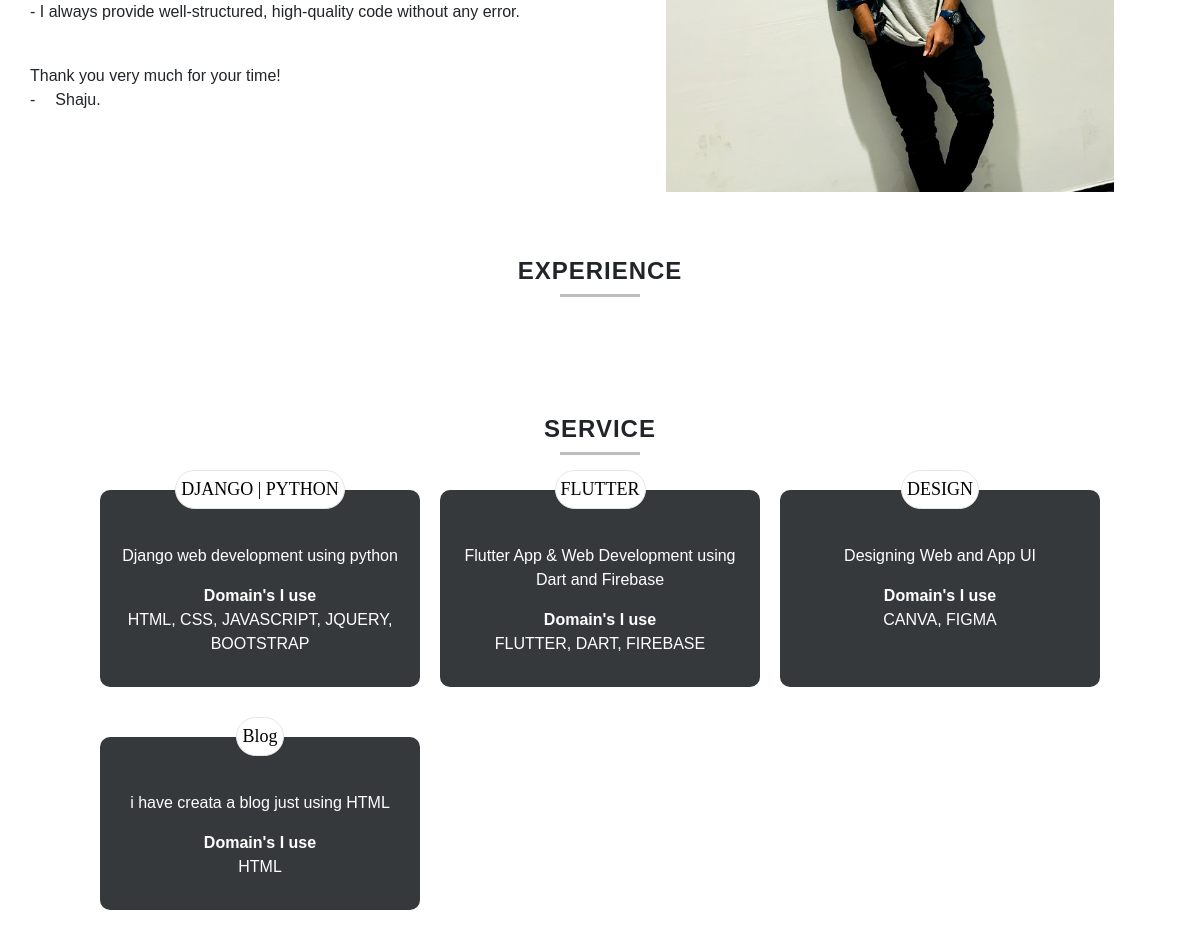
Before: / (middle part) with the older database file.
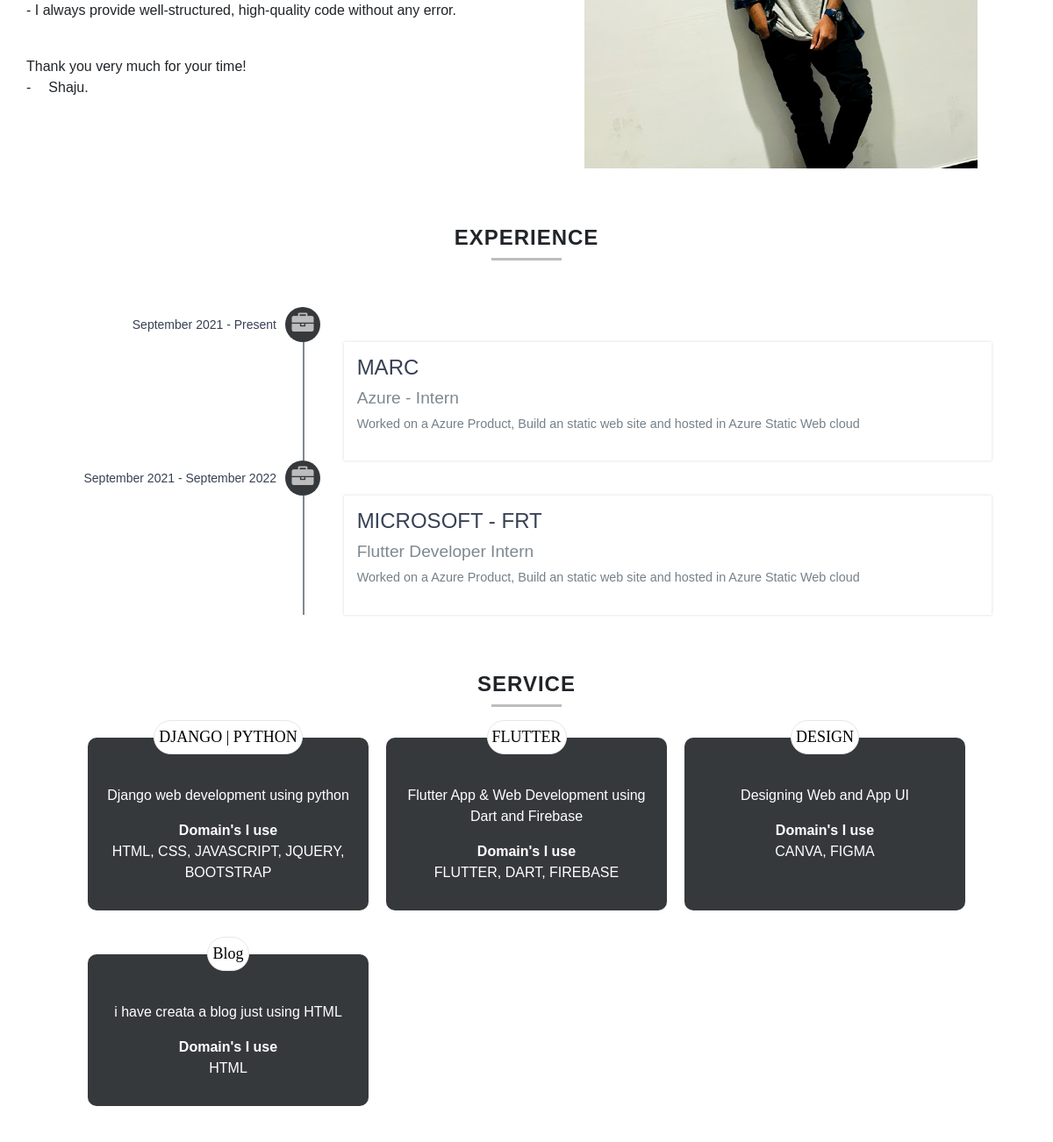
After: the same page with the newer database file.
### portfolio/models.py (models this page shows)
class about(models.Model):
    aboutme = models.TextField(blank=True)
    aboutmeimage = models.ImageField(upload_to='portfolio/images/', blank=True)

class service(models.Model):
    title = models.CharField(max_length=50, blank=True)
    brief = models.CharField(max_length=100, blank=True)
    domainlist = models.CharField(max_length=50, blank=True)

class experience(models.Model):
    started_month_year= models.CharField(max_length=30, blank=True)
    ended_month_year_or_present= models.CharField(max_length=30, blank=True)
    companyName = models.CharField(max_length=50, blank=True)
    job_domain = models.CharField(max_length=50, blank=True)
    description_of_job = models.CharField(max_length=100, blank=True)

### portfolio/views.py (the view)
# urls.py: path('', views.portfolio, name='portfolio'),
def portfolio(request):
    Home = home.objects.all()
    About = about.objects.all()
    Experience = experience.objects.all()
    Service = service.objects.all()
    Project = project.objects.all()
    Contact = contact.objects.all()
    return render(request, 'lib/portfolio.html', {'home': Home, 'about': About,
                                                    'experience':Experience,
                                                  'service': Service,
                                                  'project': Project,
                                                  'contact': Contact})

### portfolio/templates/lib/portfolio.html (shortened to what this page needs)
{% load static %}
<!DOCTYPE html>
<html lang="en">
    <head>
        <link rel="stylesheet" href="https://stackpath.bootstrapcdn.com/bootstrap/4.5.2/css/bootstrap.min.css"
>
            <link rel="stylesheet" href="https://cdnjs.cloudflare.com/ajax/libs/font-awesome/4.7.0/css/font-awesome.css" />
        <link rel="stylesheet" href="https://cdnjs.cloudflare.com/ajax/libs/font-awesome/4.7.0/css/font-awesome.min.css">
        <link rel="stylesheet" href="{% static "portfolio/style.css" %}">
    </head>
<body>
    <div class="portfolio">
        <div class="right_side_main">
{% for about in about %}
         <div class="about" id="about">
            <div class="aboutme_img">
                <div class="abtme">
                   <p>
                       {{ about.aboutme | safe}}
                    </p>
                </div>
                <div class="abtimg">
                    <img src="media/{{ about.aboutmeimage }}" alt="Profile Photo">
                </div>
            </div>
         </div>
         {% endfor %}
 <div class="experience" id="experience">
    <div class="title">
        <h4>Experience</h4>
    </div>
    <br>
    <br>
{% for experience in experience %}
    <div class="jobBox">
        <div class="map_Span">
            <div class="map">
                <i class="icon fa fa-briefcase"></i>
            </div>
            <div class="job_started_date">{{ experience.started_month_year }} - {{ experience.ended_month_year_or_present }}</div>
        </div>
        <div class="job_details">
            <div class="job_box">
                <h4 class="jobTitle">{{ experience.companyName }}</h4>
                <h3 class="jobDomain">{{ experience.job_domain }}</h3>
                <p class="jobDescription">{{ experience.description_of_job }}</p>
            </div>
        </div>
    </div>
    {% endfor %}
</div>
         <div class="service" id="service">
            <div class="title">
                <h4>Service</h4>
            </div>
            <div class="serivcecontainer">
              {% for service in service %}
                <div class="serivcecontent">
                    <div class="desing">
                        <div class="contenttitle">
                            <span class="designK">{{service.title}}</span>
                        </div>
                        <div class="brief">
                            <p>{{service.brief}}
                            </p>
                            <strong>Domain's I use</strong>
                            <p>{{service.domainlist}}</p>
                        </div>
                    </div>
                </div>
                {% endfor %}
            </div>
         </div>
         <div class="project" id="project">
                     <br>
                     <br>
                  </div>
              <br>
    </div>
</body>
</html>

### portfolio/static/portfolio/style.css (style rules this page uses)
* { margin: 0px; padding: 0px; box-sizing: border-box; }
html { scroll-behavior: smooth; }
li { list-style-type: none; position: relative; width: 100%; }
body { font-family: 'Catamaran', sans-serif; overflow-x: hidden; font-size: 16px; }
.portfolio { width: 100%; overflow: hidden; }
.right_side_main { width: 100%; background-color: white; }
.about, .experience, .service, .project, .contact { margin: 0 20px; padding-top: 60px; }
.title { text-align: center; justify-items: center; align-items: center; position: relative; margin: 5px 0; }
.title::after { content: ""; margin: 0 auto; width: 80px; height: 3px; display: flex; position: relative; background-color: #bdbdbd; }
.title h4 { text-transform: uppercase; font-weight: 600; letter-spacing: 1px; }
.aboutme_img { position: relative; display: flex; width: 100%; }
.abtme { margin: 0 10px; width: 50%; }
.abtimg img { width: 80%; height: auto; }
.abtimg { justify-content: center; align-items: center; position: relative; display: flex; margin: 0 10px; width: 50%; }
.serivcecontainer, .projectcontainer { grid-template-columns: repeat(auto-fill, 20em); display: grid; justify-content: center; grid-gap: 20px; }
.serivcecontent { background-color: #36393c; align-items: center; color: white; justify-content: center; text-align: center; border-radius: 10px; padding: 15px; margin-top: 30px; }
.contenttitle { width: 100%; display: flex; justify-content: center; }
.contenttitle span { color: black; font-size: 18px; position: relative; font-family: cursive; padding: 5px; border: 1px solid #e7e7e7; border-radius: 50px; width: auto; background-color: white; }
.job_started_date { margin-left: 25px; color: #374054; font-size: 14px; font-weight: 300; }
.jobTitle { font-size: 1.5em; font-weight: 300; color: #374054; }
.jobDomain { font-size: 1.2em; font-weight: 300; color: #7e8890; }
.jobDescription { color: #74808a; font-size: 0.9em; }
.map { width: 40px; height: 40px; background-color: #36393c; position: relative; border-radius: 50px; text-align: center; }
.map i { font-size: 25px; line-height: 1.6; color: #bdbdbd; display: flex; justify-content: center; align-items: center; }
.designK, .flutterK { bottom: 35px; }
.map_Span { display: flex; width: 345px; flex-direction: row-reverse; left: 0; justify-content: end; align-items: center; }
.jobBox { margin: 0 auto; }
.job_details::after { content: ""; }
.job_details { margin-left: 325px; display: flex; flex-direction: row; margin-right: 50px; }
.job_box { width: 900px; margin-left: 45px; padding: 15px; box-shadow: 0px 0px 3px 0px rgb(194 194 194 / 64%); }
.job_started_date { padding: 0px 10px 0px 0px; }

Changed rows visible on the page:
added experience: started_month_year "September 2021", ended_month_year_or_present "Present", companyName "MARC", job_domain "Azure - Intern", description_of_job "Worked on a Azure Product, Build an static web site and hosted in Azure Static Web cloud"
added experience: started_month_year "September 2021", ended_month_year_or_present "September 2022", companyName "MICROSOFT - FRT", job_domain "Flutter Developer Intern", description_of_job "Worked on a Azure Product, Build an static web site and hosted in Azure Static Web cloud"
